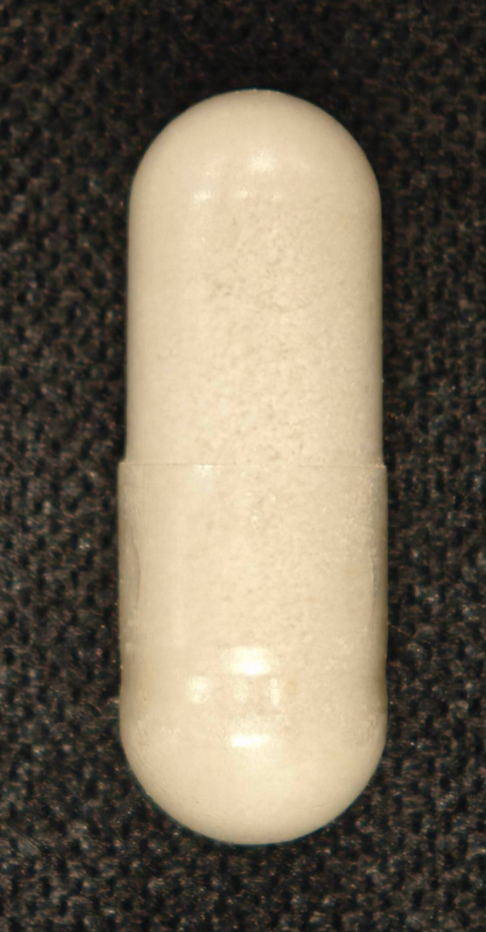
#> input picture data/Figs_0203/000_mask_raw.png, 486 x 932 px, found by its file name
$ python Capsule_defect_detection_0203.py
#> lines starting #> are read from the running program, lines starting #| are printed output that depends on the picture; after the words box and inside, x2 and y2 are one past the last pixel; in counts of white or black regions, pixels touching at a corner belong together
#> further down, mask_raw is the input picture: shape (932, 486, 3); mean B, G, R 86.6, 103.6, 113.4
import os
from src.params import ROOT_DIR

import cv2
import numpy as np
import imutils
import time
import matplotlib.pyplot as plt
from PIL import Image
plt.rcParams['figure.dpi'] = 300   # 图形的DPI

os.path.join(ROOT_DIR)


# [30 lines left out: functions show_img, CutImgeByBox, not called in this run]


def img_preprocessing(img_raw):
    img_gray = cv2.cvtColor(img_raw, cv2.COLOR_BGR2GRAY)                     # 图像灰度化
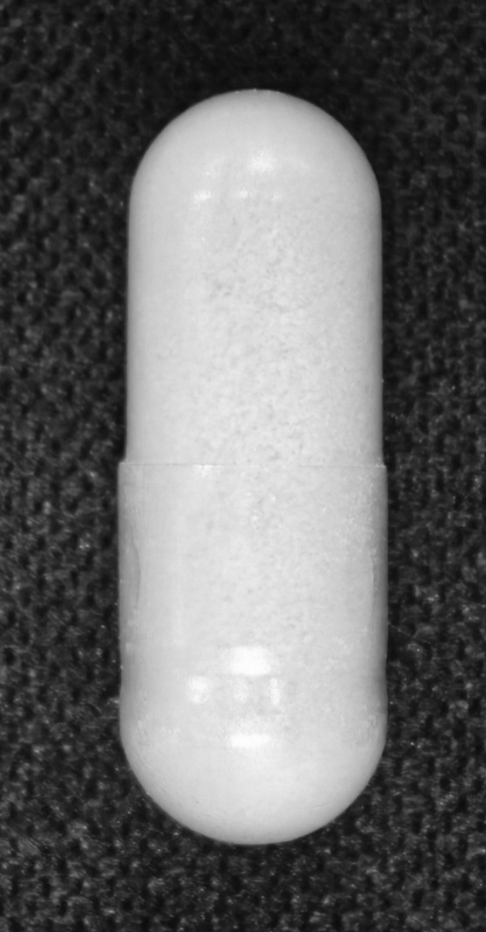
#> img_gray: shape (932, 486); min 9, max 253, mean 104.5
    # show_img("img_gray", img_gray)
    # img_blurred = cv2.GaussianBlur(img_gray, (3, 3), 0)                      # 高斯模糊抑制背景噪声（调整卷积核大小）
    # show_img("img_blurred", img_blurred)
    _, img_binary = cv2.threshold(img_gray, 125, 255, cv2.THRESH_BINARY)  # 图像二值化， 阈值=165（阈值影响开闭运算效果）
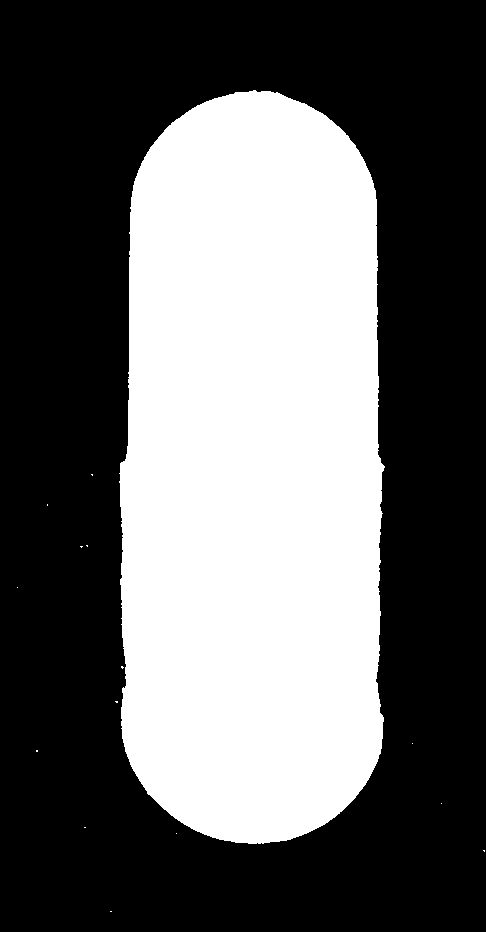
#> img_binary: shape (932, 486); 39.2% white; 15 white regions (14 under 20 px), largest, box (x1, y1, x2, y2) and area: (119, 90, 385, 844) 177479
    # show_img("img_binary", img_binary)
    kernel = cv2.getStructuringElement(cv2.MORPH_RECT, (3, 3))          # 定义矩形结构元素
    img_closed = cv2.morphologyEx(img_binary, cv2.MORPH_CLOSE, kernel)  # 闭运算（链接块）
#> img_closed: shape (932, 486); 39.2% white; 14 white regions (13 under 20 px), largest, box (x1, y1, x2, y2) and area: (119, 90, 385, 844) 177527
    # show_img("img_closed", img_closed)
    img_opened = cv2.morphologyEx(img_closed, cv2.MORPH_OPEN, kernel)   # 开运算（去噪点）
#> img_opened: shape (932, 486); 39.2% white; 1 white region, box (x1, y1, x2, y2) and area: (120, 90, 384, 844) 177491
    # show_img("filtered_binary_img", img_opened)

    return img_raw, img_opened


# [218 lines left out: functions find_contours_img, detect_local_defects, capsule_defect_detection, not called in this run]


if __name__ == "__main__":
    start_time = time.time()
    img_path = 'data/Figs_0203/002.bmp'
    img_raw = cv2.imread(img_path)
    # show_img("img_raw", img_raw)

    mask_img_path = 'data/Figs_0203/000_mask_raw.png'
    mask_raw = cv2.imread(mask_img_path)
    _, mask_binary = img_preprocessing(mask_raw)

#> (the run stopped early here; a loop or call above may not have finished)
